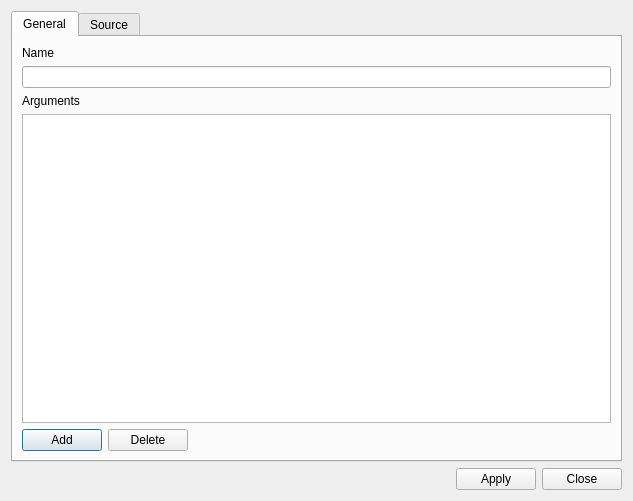
<?xml version="1.0" encoding="UTF-8"?>
<ui version="4.0">
 <class>MysqlProcedureEditForm</class>
 <widget class="QDialog" name="MysqlProcedureEditForm">
  <property name="geometry">
   <rect>
    <x>0</x>
    <y>0</y>
    <width>633</width>
    <height>501</height>
   </rect>
  </property>
  <property name="windowTitle">
   <string>Procedure:</string>
  </property>
  <layout class="QVBoxLayout" name="verticalLayout">
   <item>
    <widget class="QTabWidget" name="tabWidget">
     <property name="currentIndex">
      <number>0</number>
     </property>
     <widget class="QWidget" name="tGeneral">
      <attribute name="title">
       <string>General</string>
      </attribute>
      <layout class="QVBoxLayout" name="verticalLayout_3">
       <item>
        <widget class="QLabel" name="lblName">
         <property name="text">
          <string>Name</string>
         </property>
        </widget>
       </item>
       <item>
        <widget class="QLineEdit" name="edtName"/>
       </item>
       <item>
        <widget class="QLabel" name="lblArguments">
         <property name="text">
          <string>Arguments</string>
         </property>
        </widget>
       </item>
       <item>
        <widget class="QTableView" name="tvArguments"/>
       </item>
       <item>
        <layout class="QHBoxLayout" name="horizontalLayout_2">
         <item>
          <widget class="QPushButton" name="btnAddArg">
           <property name="text">
            <string>Add</string>
           </property>
           <property name="icon">
            <iconset resource="../../sdk/icons.qrc">
             <normaloff>:/icons/table_row_add.png</normaloff>:/icons/table_row_add.png</iconset>
           </property>
          </widget>
         </item>
         <item>
          <widget class="QPushButton" name="btnDeleteArg">
           <property name="text">
            <string>Delete</string>
           </property>
           <property name="icon">
            <iconset resource="../../sdk/icons.qrc">
             <normaloff>:/icons/table_row_delete.png</normaloff>:/icons/table_row_delete.png</iconset>
           </property>
          </widget>
         </item>
         <item>
          <spacer name="horizontalSpacer_2">
           <property name="orientation">
            <enum>Qt::Horizontal</enum>
           </property>
           <property name="sizeHint" stdset="0">
            <size>
             <width>40</width>
             <height>20</height>
            </size>
           </property>
          </spacer>
         </item>
        </layout>
       </item>
      </layout>
     </widget>
     <widget class="QWidget" name="tSource">
      <attribute name="title">
       <string>Source</string>
      </attribute>
      <layout class="QVBoxLayout" name="verticalLayout_2">
       <item>
        <widget class="QPlainTextEdit" name="teSource"/>
       </item>
      </layout>
     </widget>
    </widget>
   </item>
   <item>
    <layout class="QHBoxLayout" name="horizontalLayout">
     <item>
      <spacer name="horizontalSpacer">
       <property name="orientation">
        <enum>Qt::Horizontal</enum>
       </property>
       <property name="sizeHint" stdset="0">
        <size>
         <width>40</width>
         <height>20</height>
        </size>
       </property>
      </spacer>
     </item>
     <item>
      <widget class="QPushButton" name="btnApply">
       <property name="text">
        <string>Apply</string>
       </property>
       <property name="icon">
        <iconset resource="../../sdk/icons.qrc">
         <normaloff>:/icons/tick.png</normaloff>:/icons/tick.png</iconset>
       </property>
      </widget>
     </item>
     <item>
      <widget class="QPushButton" name="btnClose">
       <property name="text">
        <string>Close</string>
       </property>
       <property name="icon">
        <iconset resource="../../sdk/icons.qrc">
         <normaloff>:/icons/cross.png</normaloff>:/icons/cross.png</iconset>
       </property>
      </widget>
     </item>
    </layout>
   </item>
  </layout>
 </widget>
 <resources>
  <include location="../../sdk/icons.qrc"/>
  <include location="../../sdk/icons.qrc"/>
  <include location="../../sdk/icons.qrc"/>
  <include location="../../sdk/icons.qrc"/>
  <include location="../../sdk/icons.qrc"/>
  <include location="../../sdk/icons.qrc"/>
 </resources>
 <connections/>
</ui>
